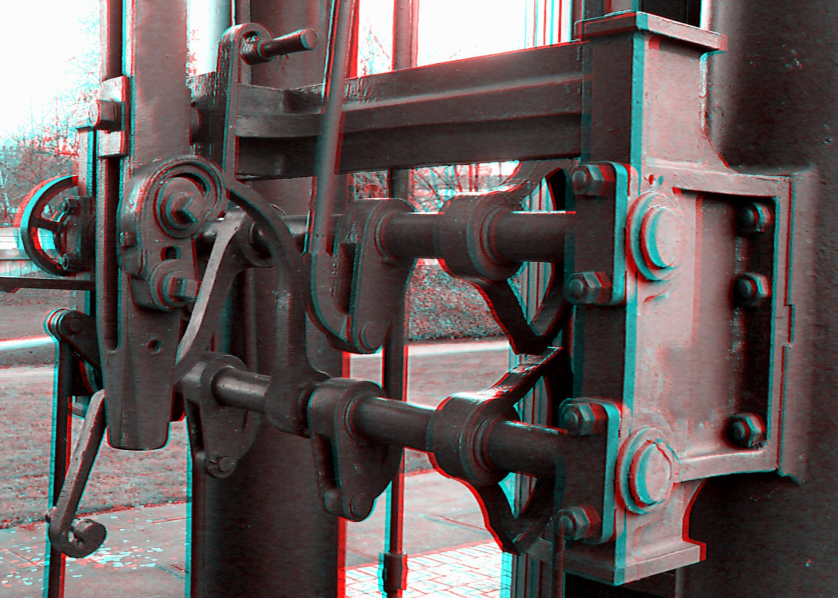
#> input picture python_anaglyph_splitting/enginepart.jpg, 2512 x 1793 px (shown at 1/3 size)
$ python glyphsplit.py   (older library calls are emulated)
#> lines starting #> are read from the running program, lines starting #| are printed output that depends on the picture
from PIL import Image
from matplotlib import pyplot as plt

def load_image(fn, maxwid=None):
#> called with fn = 'enginepart.jpg', maxwid = 640
    pim = Image.open(fn)
#> pim is the input picture: PIL image 2512x1793 RGB; mean R, G, B 100.8, 91.3, 90.6
    if maxwid != None:
        w, h = pim.size
#> w = 2512; h = 1793
        if w > maxwid:
            asp = w / h
#> asp = 1.4
            nh = int(maxwid / asp)
#> nh = 456
            pim = pim.resize((maxwid, nh), Image.ANTIALIAS)
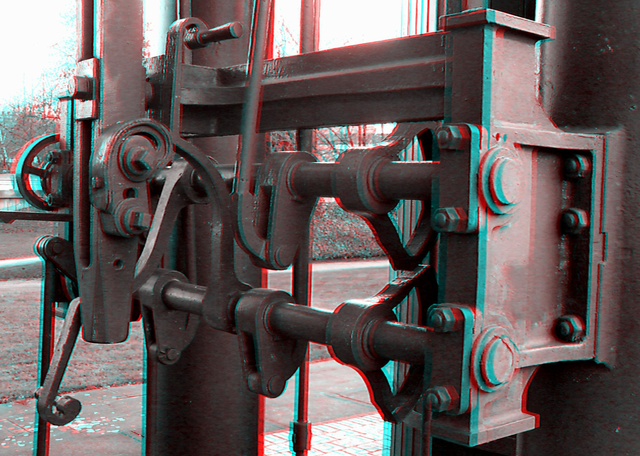
#> pim: PIL image 640x456 RGB; mean R, G, B 100.8, 91.3, 90.6
    if pim.mode == "RGBA":
        pim = pim.convert('RGB')
    return pim

def split_anaglyph(ang, gbmode="av"):
#> called with gbmode = 'av'
    aglw, aglh = ang.size
#> aglw = 640; aglh = 456
    lim = Image.new("RGB", (aglw, aglh), (255,255,255))
#> lim: PIL image 640x456 RGB; every value is 255
    rim = Image.new("RGB", (aglw, aglh), (255,255,255))
    apix = ang.load()
    lpix = lim.load()
    rpix = rim.load()
    for y in range(0, aglh):
        for x in range(0, aglw):
            col = apix[x, y]
            lc = int(col[0])
            lpix[x, y] = (lc, lc, lc)
            if gbmode == "green":
                rc = int(col[1])
            elif gbmode == "blue":
                rc = int(col[2])
            else:
                rc = int((col[1] + col[2]) /2)
            rpix[x, y] = (rc, rc, rc)
    return [lim, rim]

def make_sbs(lim, rim):
    # Both images must be same size!
    w, h = lim.size
    sbsim = Image.new("RGB",(w*2, h), (0,0,0))
    sbsim.paste(lim, (0,0))
    sbsim.paste(rim, (w,0))
    return sbsim

if __name__ == '__main__':
    agl = load_image("enginepart.jpg", 640)
    left, right = split_anaglyph(agl)
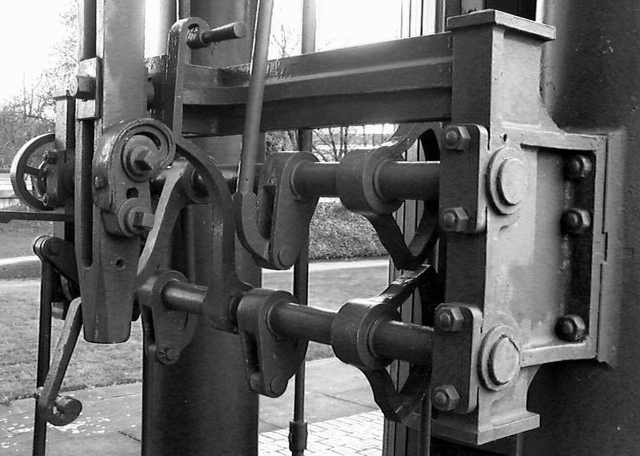
#> left: PIL image 640x456 RGB; min 0, max 255, mean 100.8
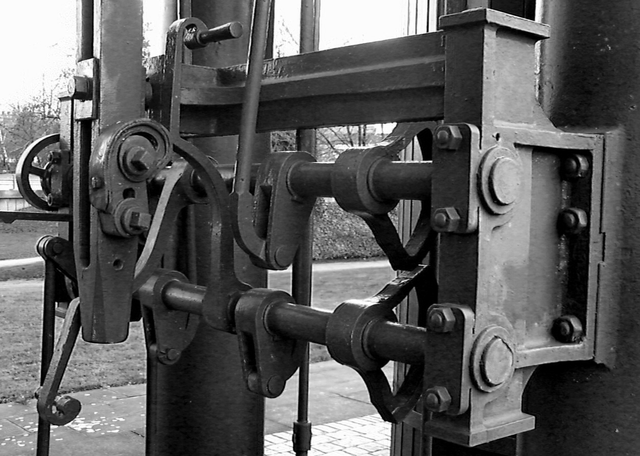
#> right: PIL image 640x456 RGB; min 0, max 255, mean 90.7
    sbs = make_sbs(left, right)
#> in make_sbs, `sbsim = Image.new("RGB",(w*2, h), (0,0,0))`: sbsim: PIL image 1280x456 RGB; every value is 0
#> in make_sbs, `sbsim.paste(lim, (0,0))`:
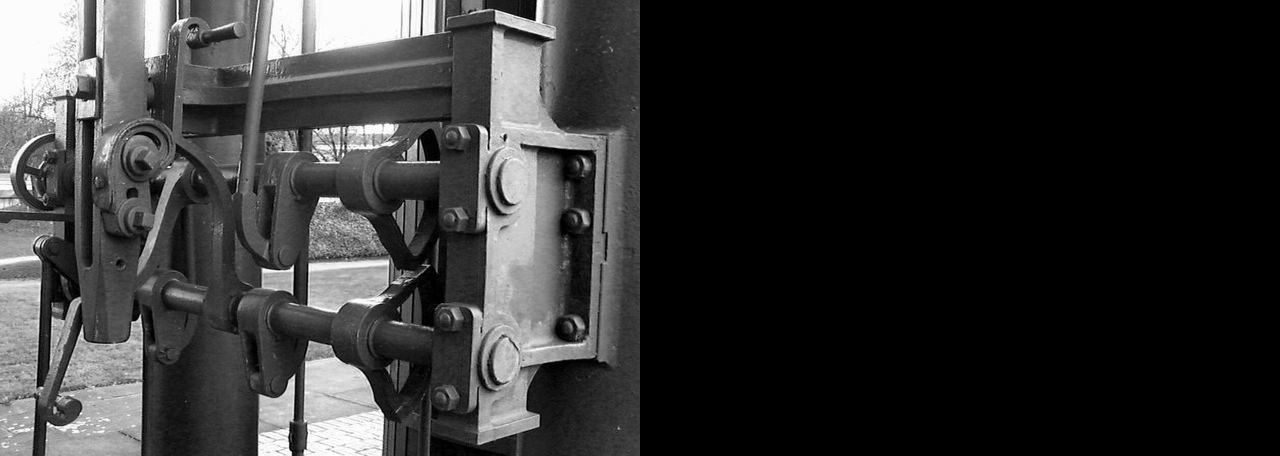
#> sbsim: PIL image 1280x456 RGB; min 0, max 255, mean 50.4
#> in make_sbs, `sbsim.paste(rim, (w,0))`:
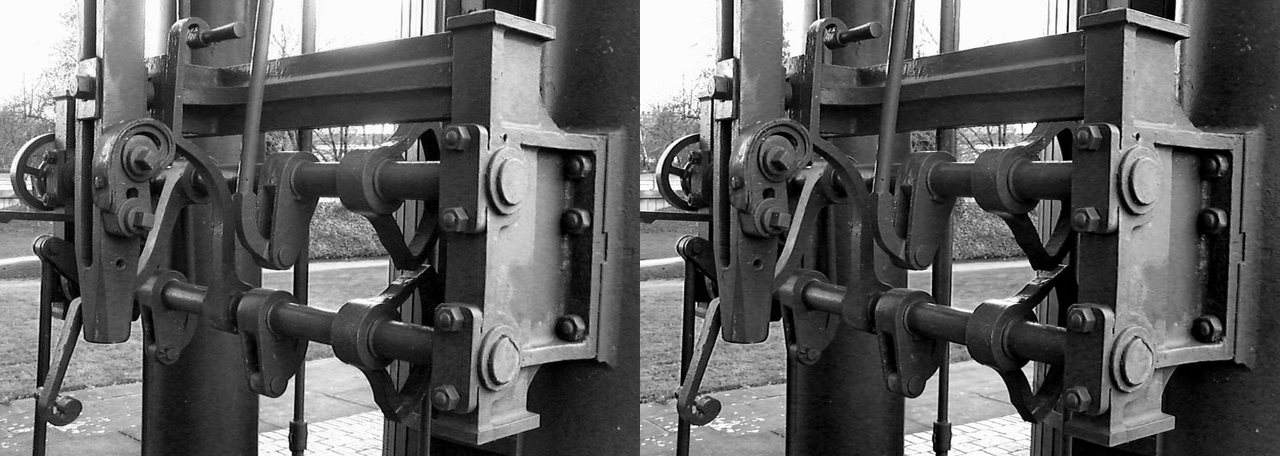
#> sbsim: PIL image 1280x456 RGB; min 0, max 255, mean 95.8
    plt.imshow(sbs)
    plt.show()

$ run again, with python_anaglyph_splitting/glyphsplitwindow.png saved as python_anaglyph_splitting/enginepart.jpg
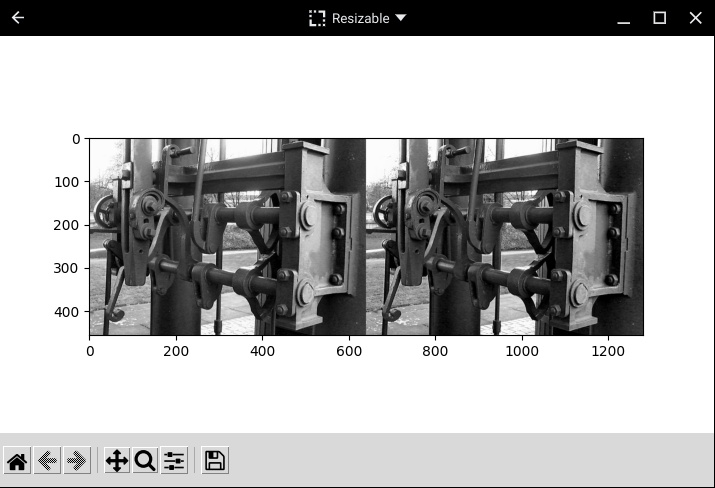
#> input picture python_anaglyph_splitting/glyphsplitwindow.png, 715 x 488 px
#> in load_image, pim is the input picture: PIL image 715x488 RGB; mean R, G, B 179, 179, 179
#> pim: PIL image 640x436 RGB
#> lim: PIL image 640x436 RGB; every value is 255
#> in make_sbs, `sbsim.paste(lim, (0,0))`:
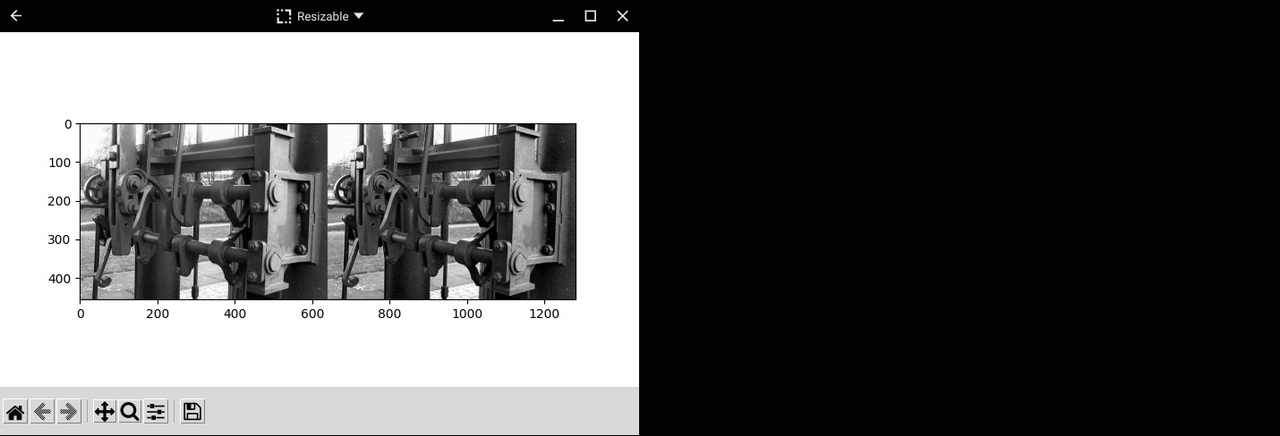
#> sbsim: PIL image 1280x436 RGB; min 0, max 255, mean 89.5
#> in make_sbs, `sbsim.paste(rim, (w,0))`:
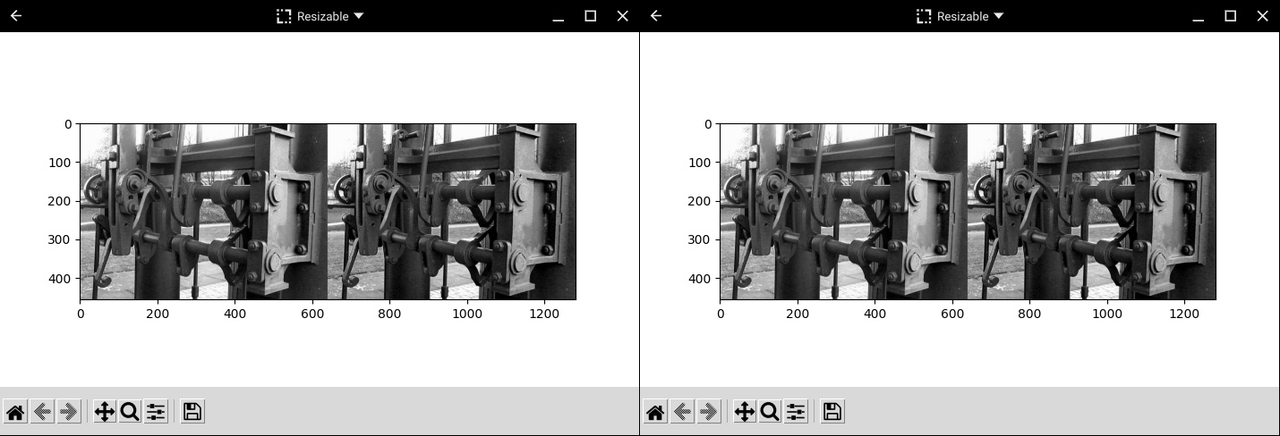
#> sbsim: PIL image 1280x436 RGB; min 0, max 255, mean 178.9
